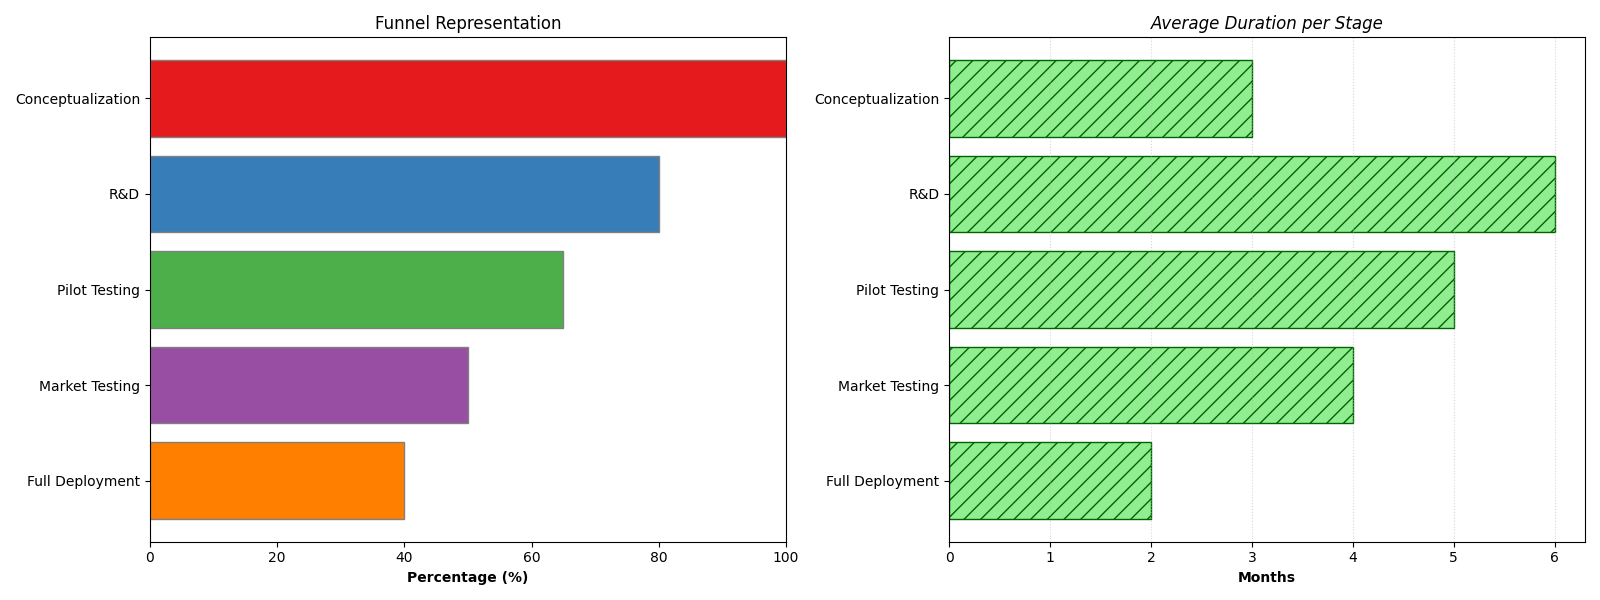

Write the Python code that produced this figure.
import matplotlib.pyplot as plt
import matplotlib.patches as patches
import numpy as np

stages = ["Conceptualization", "R&D", "Pilot Testing", "Market Testing", "Full Deployment"]
percentages = [100, 80, 65, 50, 40]
average_durations = [3, 6, 5, 4, 2]

fig, (ax1, ax2) = plt.subplots(1, 2, figsize=(16, 6))
plt.subplots_adjust(wspace=0.3)

# Horizontal Bar Chart for Funnel Representation
ax1.barh(stages, percentages, color=['#e41a1c', '#377eb8', '#4daf4a', '#984ea3', '#ff7f00'], edgecolor='gray')
ax1.invert_yaxis()
ax1.set_xlim(0, 100)
ax1.set_xlabel("Percentage (%)", fontweight='bold')
ax1.set_title("Funnel Representation")

# Horizontal Bar Chart for Average Duration
ax2.barh(stages, average_durations, color='lightgreen', edgecolor='darkgreen', hatch='//')
ax2.invert_yaxis()
ax2.grid(axis='x', linestyle=':', alpha=0.5)
ax2.set_xlabel("Months", fontweight='bold')
ax2.set_title("Average Duration per Stage", style='italic')

plt.tight_layout()
plt.show()
